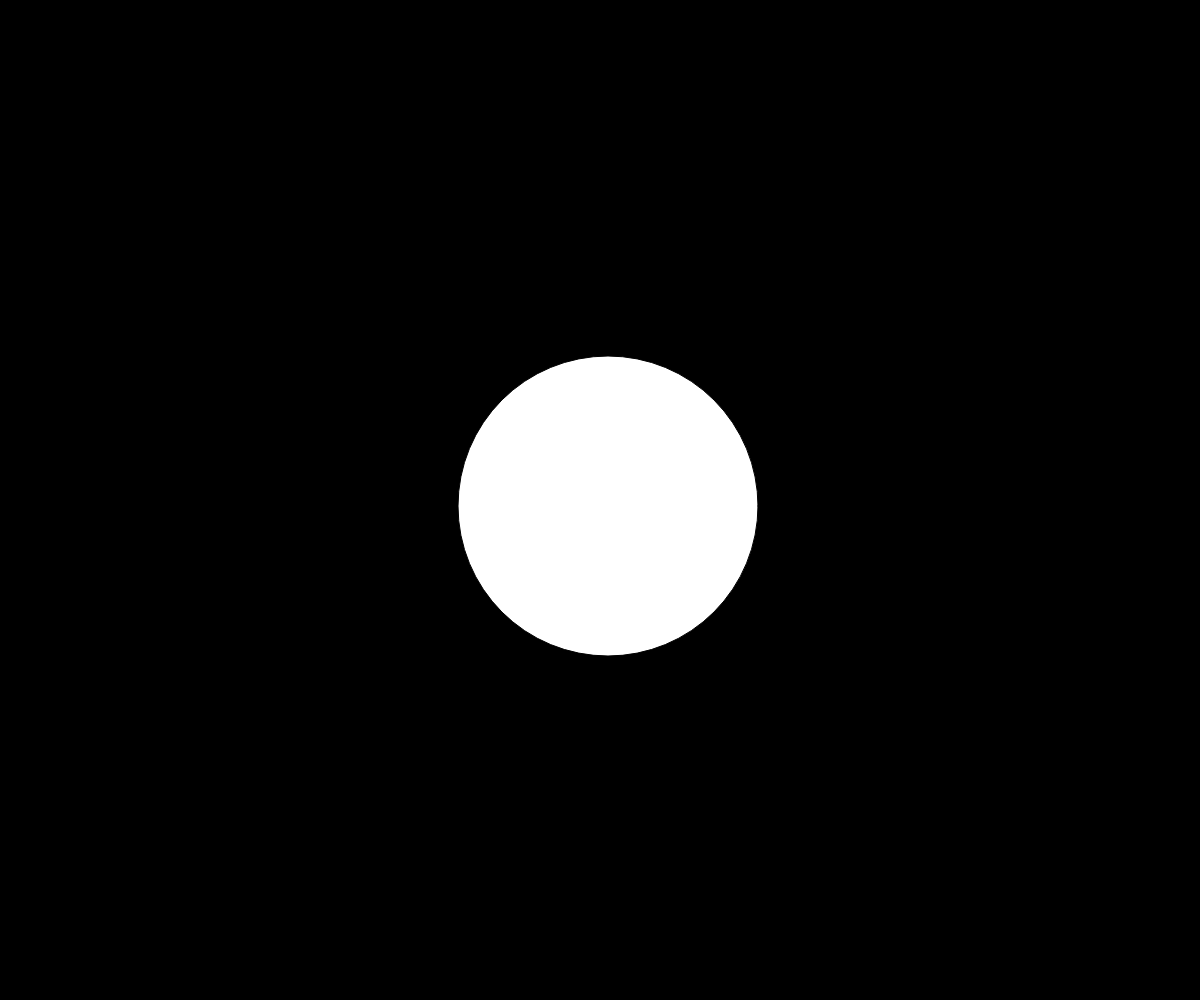
Frame 1 (no input)
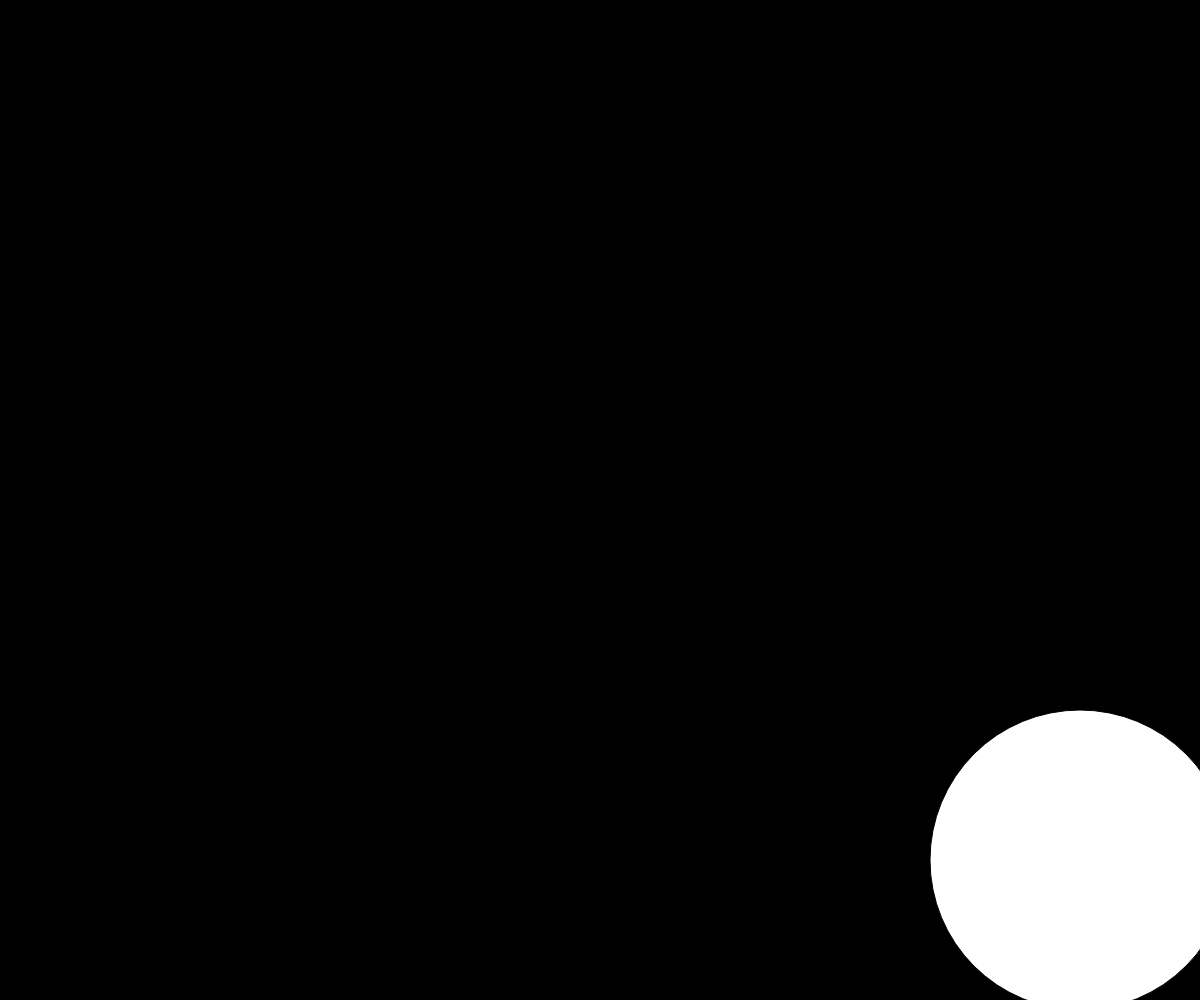
Frame 60 (no input)
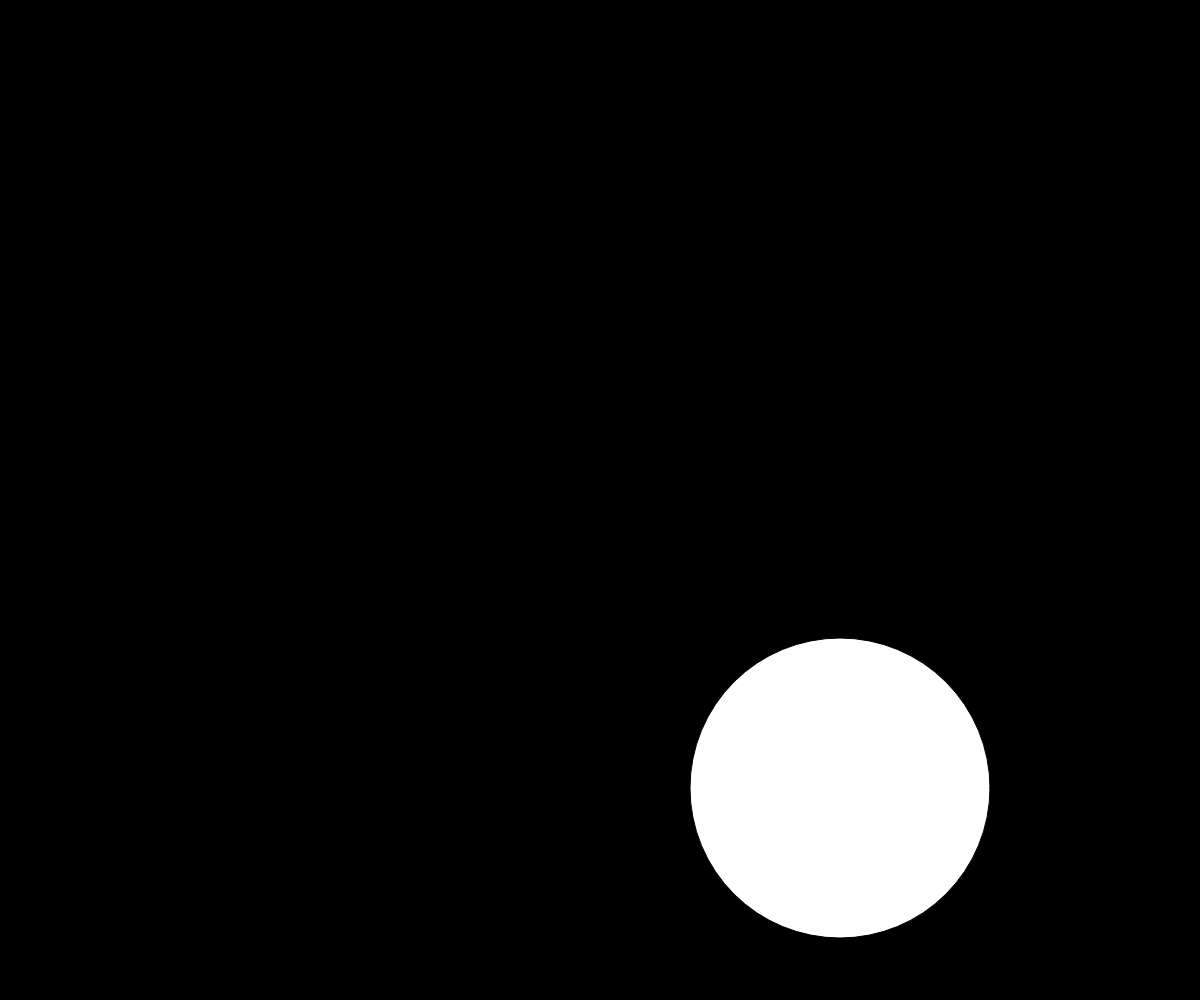
Frame 120 (the mouse pressed at the canvas centre since frame 60)

The p5.js sketch that drew these frames (run headless with seeded random() and noise() and a simulated clock; from frame 60 on, the mouse is pressed at the canvas centre):

// p5.js sketch
// ── sketch.js
let posizioneX, posizioneY
let velX, velY

function setup() {
	createCanvas(windowWidth, windowHeight)

	posizioneX = width/2
	posizioneY = height/2

	velX = 8
	velY = 6
}

function windowResized() {
	resizeCanvas(windowWidth, windowHeight)
}
function draw() {
	
	posizioneX = posizioneX + velX
	posizioneY = posizioneY + velY

	if (posizioneX >= width) {
		velX = -velX
	}
	if (posizioneX < 0) {
		velX = -velX
	}

	if (posizioneY >= height) {
		velY = -velY
	}
	
	if (posizioneY < 0) {
		velY = -velY
	}

	background(0, 0, 0)
	stroke(2)
	circle(posizioneX, posizioneY, 300)

}
